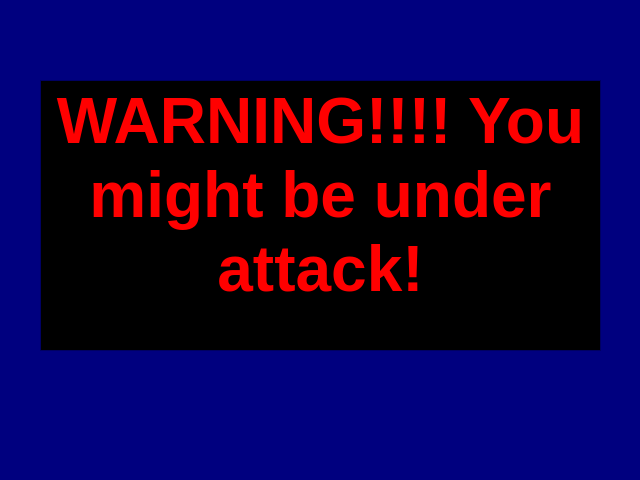
<?xml version="1.0" encoding="UTF-8"?>
<ui version="4.0">
 <class>Dialog</class>
 <widget class="QDialog" name="Dialog">
  <property name="geometry">
   <rect>
    <x>0</x>
    <y>0</y>
    <width>640</width>
    <height>480</height>
   </rect>
  </property>
  <property name="palette">
   <palette>
    <active>
     <colorrole role="WindowText">
      <brush brushstyle="SolidPattern">
       <color alpha="255">
        <red>255</red>
        <green>255</green>
        <blue>255</blue>
       </color>
      </brush>
     </colorrole>
     <colorrole role="Button">
      <brush brushstyle="SolidPattern">
       <color alpha="255">
        <red>0</red>
        <green>0</green>
        <blue>127</blue>
       </color>
      </brush>
     </colorrole>
     <colorrole role="Light">
      <brush brushstyle="SolidPattern">
       <color alpha="255">
        <red>0</red>
        <green>0</green>
        <blue>191</blue>
       </color>
      </brush>
     </colorrole>
     <colorrole role="Midlight">
      <brush brushstyle="SolidPattern">
       <color alpha="255">
        <red>0</red>
        <green>0</green>
        <blue>159</blue>
       </color>
      </brush>
     </colorrole>
     <colorrole role="Dark">
      <brush brushstyle="SolidPattern">
       <color alpha="255">
        <red>0</red>
        <green>0</green>
        <blue>63</blue>
       </color>
      </brush>
     </colorrole>
     <colorrole role="Mid">
      <brush brushstyle="SolidPattern">
       <color alpha="255">
        <red>0</red>
        <green>0</green>
        <blue>84</blue>
       </color>
      </brush>
     </colorrole>
     <colorrole role="Text">
      <brush brushstyle="SolidPattern">
       <color alpha="255">
        <red>255</red>
        <green>255</green>
        <blue>255</blue>
       </color>
      </brush>
     </colorrole>
     <colorrole role="BrightText">
      <brush brushstyle="SolidPattern">
       <color alpha="255">
        <red>255</red>
        <green>255</green>
        <blue>255</blue>
       </color>
      </brush>
     </colorrole>
     <colorrole role="ButtonText">
      <brush brushstyle="SolidPattern">
       <color alpha="255">
        <red>255</red>
        <green>255</green>
        <blue>255</blue>
       </color>
      </brush>
     </colorrole>
     <colorrole role="Base">
      <brush brushstyle="SolidPattern">
       <color alpha="255">
        <red>0</red>
        <green>0</green>
        <blue>0</blue>
       </color>
      </brush>
     </colorrole>
     <colorrole role="Window">
      <brush brushstyle="SolidPattern">
       <color alpha="255">
        <red>0</red>
        <green>0</green>
        <blue>127</blue>
       </color>
      </brush>
     </colorrole>
     <colorrole role="Shadow">
      <brush brushstyle="SolidPattern">
       <color alpha="255">
        <red>0</red>
        <green>0</green>
        <blue>0</blue>
       </color>
      </brush>
     </colorrole>
     <colorrole role="AlternateBase">
      <brush brushstyle="SolidPattern">
       <color alpha="255">
        <red>0</red>
        <green>0</green>
        <blue>63</blue>
       </color>
      </brush>
     </colorrole>
     <colorrole role="ToolTipBase">
      <brush brushstyle="SolidPattern">
       <color alpha="255">
        <red>255</red>
        <green>255</green>
        <blue>220</blue>
       </color>
      </brush>
     </colorrole>
     <colorrole role="ToolTipText">
      <brush brushstyle="SolidPattern">
       <color alpha="255">
        <red>0</red>
        <green>0</green>
        <blue>0</blue>
       </color>
      </brush>
     </colorrole>
    </active>
    <inactive>
     <colorrole role="WindowText">
      <brush brushstyle="SolidPattern">
       <color alpha="255">
        <red>255</red>
        <green>255</green>
        <blue>255</blue>
       </color>
      </brush>
     </colorrole>
     <colorrole role="Button">
      <brush brushstyle="SolidPattern">
       <color alpha="255">
        <red>0</red>
        <green>0</green>
        <blue>127</blue>
       </color>
      </brush>
     </colorrole>
     <colorrole role="Light">
      <brush brushstyle="SolidPattern">
       <color alpha="255">
        <red>0</red>
        <green>0</green>
        <blue>191</blue>
       </color>
      </brush>
     </colorrole>
     <colorrole role="Midlight">
      <brush brushstyle="SolidPattern">
       <color alpha="255">
        <red>0</red>
        <green>0</green>
        <blue>159</blue>
       </color>
      </brush>
     </colorrole>
     <colorrole role="Dark">
      <brush brushstyle="SolidPattern">
       <color alpha="255">
        <red>0</red>
        <green>0</green>
        <blue>63</blue>
       </color>
      </brush>
     </colorrole>
     <colorrole role="Mid">
      <brush brushstyle="SolidPattern">
       <color alpha="255">
        <red>0</red>
        <green>0</green>
        <blue>84</blue>
       </color>
      </brush>
     </colorrole>
     <colorrole role="Text">
      <brush brushstyle="SolidPattern">
       <color alpha="255">
        <red>255</red>
        <green>255</green>
        <blue>255</blue>
       </color>
      </brush>
     </colorrole>
     <colorrole role="BrightText">
      <brush brushstyle="SolidPattern">
       <color alpha="255">
        <red>255</red>
        <green>255</green>
        <blue>255</blue>
       </color>
      </brush>
     </colorrole>
     <colorrole role="ButtonText">
      <brush brushstyle="SolidPattern">
       <color alpha="255">
        <red>255</red>
        <green>255</green>
        <blue>255</blue>
       </color>
      </brush>
     </colorrole>
     <colorrole role="Base">
      <brush brushstyle="SolidPattern">
       <color alpha="255">
        <red>0</red>
        <green>0</green>
        <blue>0</blue>
       </color>
      </brush>
     </colorrole>
     <colorrole role="Window">
      <brush brushstyle="SolidPattern">
       <color alpha="255">
        <red>0</red>
        <green>0</green>
        <blue>127</blue>
       </color>
      </brush>
     </colorrole>
     <colorrole role="Shadow">
      <brush brushstyle="SolidPattern">
       <color alpha="255">
        <red>0</red>
        <green>0</green>
        <blue>0</blue>
       </color>
      </brush>
     </colorrole>
     <colorrole role="AlternateBase">
      <brush brushstyle="SolidPattern">
       <color alpha="255">
        <red>0</red>
        <green>0</green>
        <blue>63</blue>
       </color>
      </brush>
     </colorrole>
     <colorrole role="ToolTipBase">
      <brush brushstyle="SolidPattern">
       <color alpha="255">
        <red>255</red>
        <green>255</green>
        <blue>220</blue>
       </color>
      </brush>
     </colorrole>
     <colorrole role="ToolTipText">
      <brush brushstyle="SolidPattern">
       <color alpha="255">
        <red>0</red>
        <green>0</green>
        <blue>0</blue>
       </color>
      </brush>
     </colorrole>
    </inactive>
    <disabled>
     <colorrole role="WindowText">
      <brush brushstyle="SolidPattern">
       <color alpha="255">
        <red>0</red>
        <green>0</green>
        <blue>63</blue>
       </color>
      </brush>
     </colorrole>
     <colorrole role="Button">
      <brush brushstyle="SolidPattern">
       <color alpha="255">
        <red>0</red>
        <green>0</green>
        <blue>127</blue>
       </color>
      </brush>
     </colorrole>
     <colorrole role="Light">
      <brush brushstyle="SolidPattern">
       <color alpha="255">
        <red>0</red>
        <green>0</green>
        <blue>191</blue>
       </color>
      </brush>
     </colorrole>
     <colorrole role="Midlight">
      <brush brushstyle="SolidPattern">
       <color alpha="255">
        <red>0</red>
        <green>0</green>
        <blue>159</blue>
       </color>
      </brush>
     </colorrole>
     <colorrole role="Dark">
      <brush brushstyle="SolidPattern">
       <color alpha="255">
        <red>0</red>
        <green>0</green>
        <blue>63</blue>
       </color>
      </brush>
     </colorrole>
     <colorrole role="Mid">
      <brush brushstyle="SolidPattern">
       <color alpha="255">
        <red>0</red>
        <green>0</green>
        <blue>84</blue>
       </color>
      </brush>
     </colorrole>
     <colorrole role="Text">
      <brush brushstyle="SolidPattern">
       <color alpha="255">
        <red>0</red>
        <green>0</green>
        <blue>63</blue>
       </color>
      </brush>
     </colorrole>
     <colorrole role="BrightText">
      <brush brushstyle="SolidPattern">
       <color alpha="255">
        <red>255</red>
        <green>255</green>
        <blue>255</blue>
       </color>
      </brush>
     </colorrole>
     <colorrole role="ButtonText">
      <brush brushstyle="SolidPattern">
       <color alpha="255">
        <red>0</red>
        <green>0</green>
        <blue>63</blue>
       </color>
      </brush>
     </colorrole>
     <colorrole role="Base">
      <brush brushstyle="SolidPattern">
       <color alpha="255">
        <red>0</red>
        <green>0</green>
        <blue>127</blue>
       </color>
      </brush>
     </colorrole>
     <colorrole role="Window">
      <brush brushstyle="SolidPattern">
       <color alpha="255">
        <red>0</red>
        <green>0</green>
        <blue>127</blue>
       </color>
      </brush>
     </colorrole>
     <colorrole role="Shadow">
      <brush brushstyle="SolidPattern">
       <color alpha="255">
        <red>0</red>
        <green>0</green>
        <blue>0</blue>
       </color>
      </brush>
     </colorrole>
     <colorrole role="AlternateBase">
      <brush brushstyle="SolidPattern">
       <color alpha="255">
        <red>0</red>
        <green>0</green>
        <blue>127</blue>
       </color>
      </brush>
     </colorrole>
     <colorrole role="ToolTipBase">
      <brush brushstyle="SolidPattern">
       <color alpha="255">
        <red>255</red>
        <green>255</green>
        <blue>220</blue>
       </color>
      </brush>
     </colorrole>
     <colorrole role="ToolTipText">
      <brush brushstyle="SolidPattern">
       <color alpha="255">
        <red>0</red>
        <green>0</green>
        <blue>0</blue>
       </color>
      </brush>
     </colorrole>
    </disabled>
   </palette>
  </property>
  <property name="windowTitle">
   <string>Dialog</string>
  </property>
  <widget class="QTextBrowser" name="textBrowser">
   <property name="geometry">
    <rect>
     <x>40</x>
     <y>80</y>
     <width>561</width>
     <height>271</height>
    </rect>
   </property>
   <property name="html">
    <string>&lt;!DOCTYPE HTML PUBLIC &quot;-//W3C//DTD HTML 4.0//EN&quot; &quot;http://www.w3.org/TR/REC-html40/strict.dtd&quot;&gt;
&lt;html&gt;&lt;head&gt;&lt;meta name=&quot;qrichtext&quot; content=&quot;1&quot; /&gt;&lt;style type=&quot;text/css&quot;&gt;
p, li { white-space: pre-wrap; }
&lt;/style&gt;&lt;/head&gt;&lt;body style=&quot; font-family:'PibotoLt'; font-size:12pt; font-weight:400; font-style:normal;&quot;&gt;
&lt;p align=&quot;center&quot; style=&quot; margin-top:0px; margin-bottom:0px; margin-left:0px; margin-right:0px; -qt-block-indent:0; text-indent:0px;&quot;&gt;&lt;span style=&quot; font-size:48pt; font-weight:600; color:#ff0000;&quot;&gt;WARNING!!!! You might be under attack!&lt;/span&gt;&lt;/p&gt;&lt;/body&gt;&lt;/html&gt;</string>
   </property>
  </widget>
 </widget>
 <resources/>
 <connections/>
</ui>
